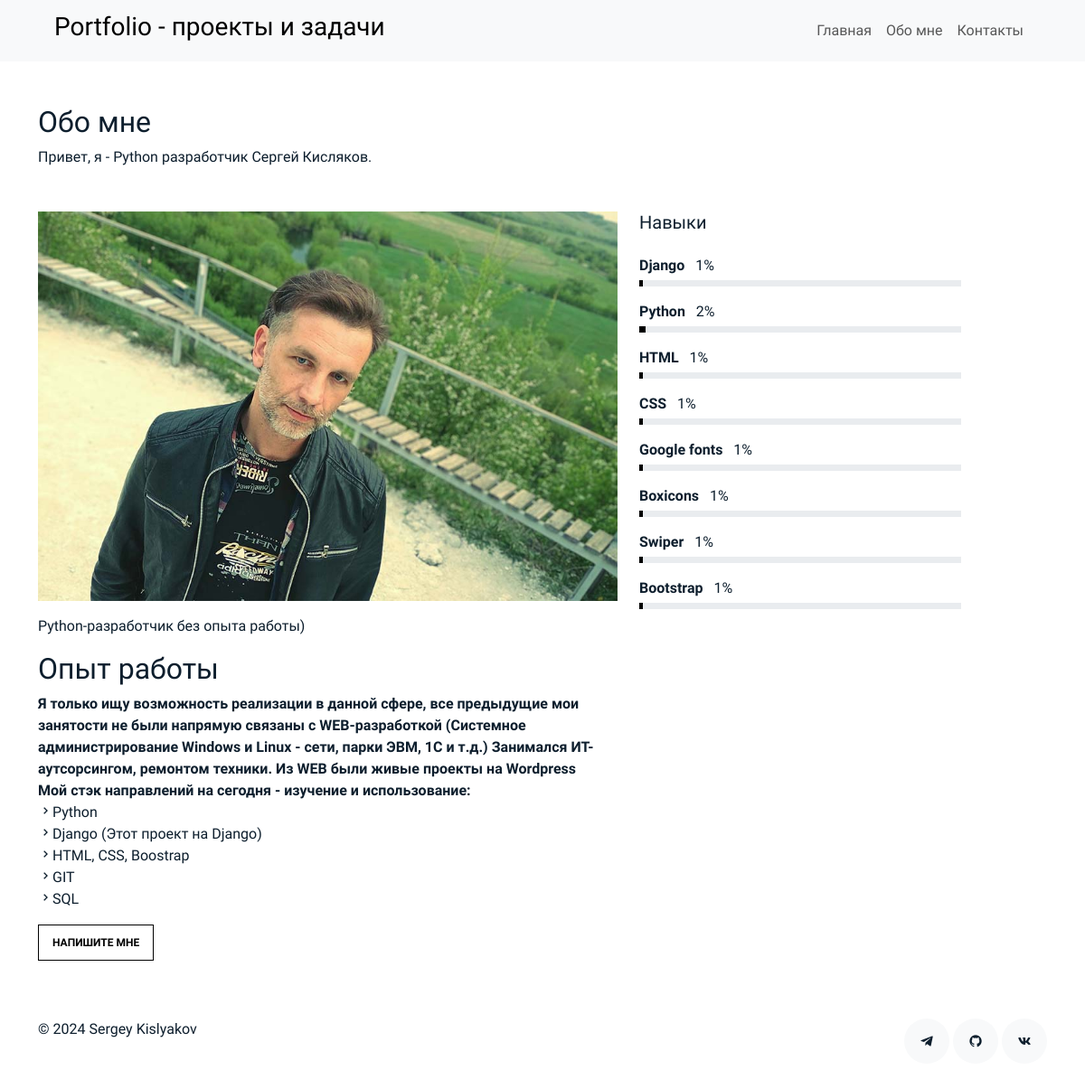
Page /about/ on the earlier database version.
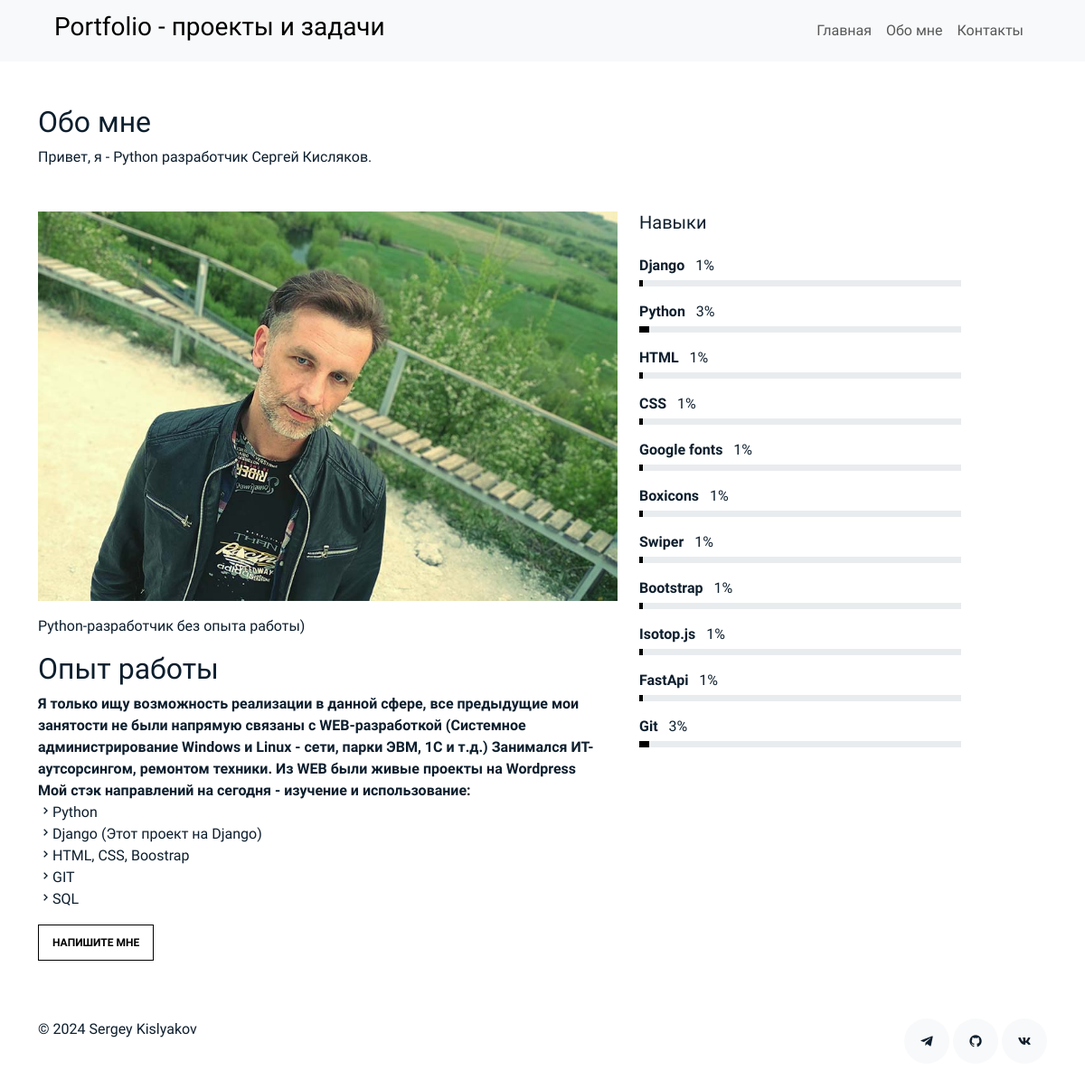
Same page on the later database version.
### portfolio/models.py (models this page shows, shortened)
class Skill(models.Model):
    name = models.CharField(max_length=30)
    level = models.CharField(max_length=3)
    class Meta:
        ordering = ['id']
        verbose_name = 'Навык'
        verbose_name_plural = 'Навыки'

### portfolio/views.py (the view)
# urls.py: path('about/', about, name='about'),
def about(request):
    author = Author.objects.get()
    return render(request, "about.html", {'author': author})

### templates/about.html (shortened to what this page needs)
{% extends 'base.html' %}
{% block content %}
<section class="section pb-5">
    <div class="container">
        <div class="row mb-5 align-items-end">
            <div class="col-md-6" data-aos="fade-up">
                <h2>Обо мне</h2>
                <p class="mb-0">Привет, я - Python разработчик {{ author.name }}  {{ author.lastname }}.</p>
            </div>
        </div>
        <div class="row">
            <div class="col-md-4 ml-auto order-2" data-aos="fade-up">
                <h3 class="h3 mb-4">Навыки</h3>
                <ul class="list-unstyled">
                {% for skill in author.skills.all %}
                    <li class="mb-3">
                        <div class="d-flex mb-1">
                             <strong>{{ skill.name }}</strong>&nbsp;&nbsp;&nbsp;
                             <span class="ml-auto">{{ skill.level }}%</span>
                        </div>
                        <div class="progress custom-progress">
                            <div class="progress-bar" role="progressbar" style="width: {{ skill.level }}%" aria-valuenow="{{ skill.level }}" aria-valuemin="0" aria-valuemax="100"></div>
                        </div>
                    </li>
                {% endfor %}
                </ul>
            </div>
            <div class="col-md-7 mb-md-0" data-aos="fade-up">
                <p><img src="{{ author.image.url }}" alt="" class="img-fluid"></p>
                <p>{{ author.about|safe }}</p>
                <p><a href="{% url 'contact' %}" class="readmore">Напишите мне</a> </p>
            </div>
        </div>
    </div>
</section>
{% endblock content %}

Differences in the rows shown:
changed Skill "Python": level "2" → "3"
now on this page (row unchanged): Skill: name "Isotop.js", level "1"
added Skill: name "FastApi", level "1"
added Skill: name "Git", level "3"
